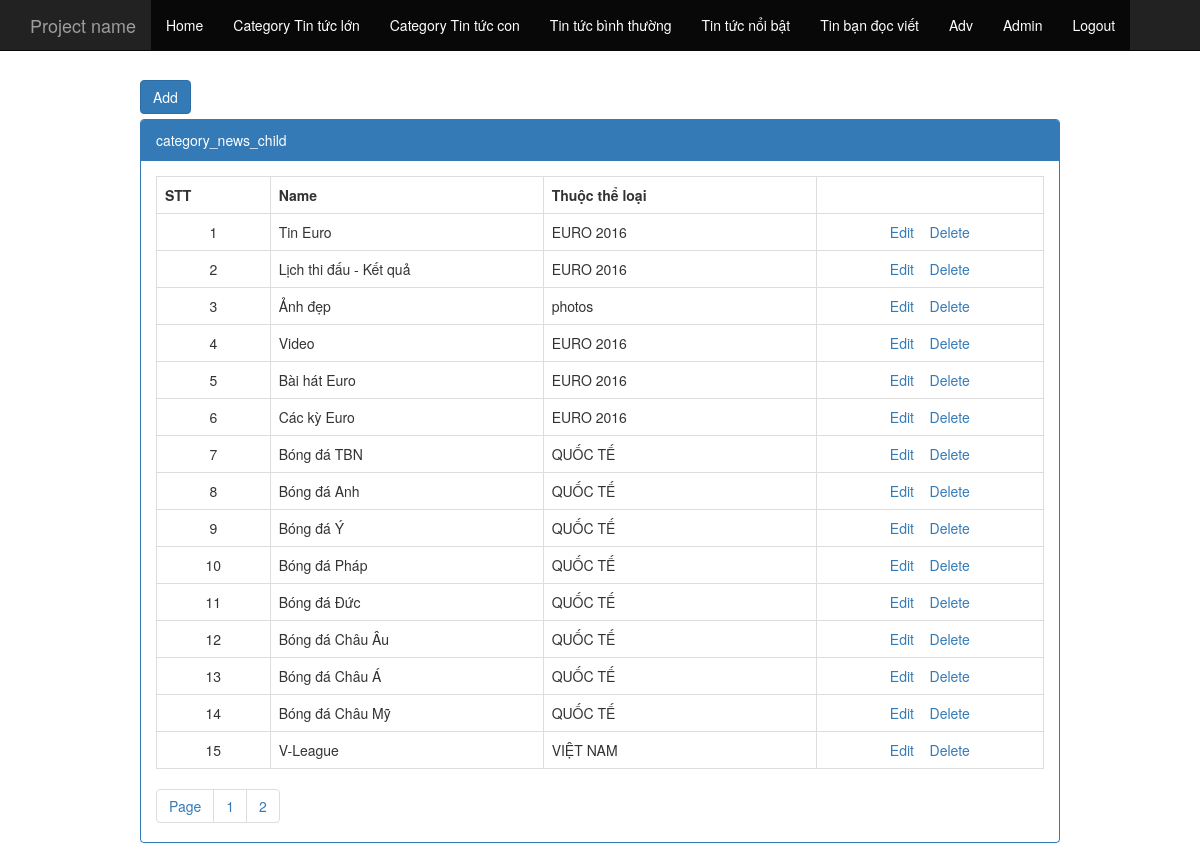
The page /admin/index.php?controller=category_news_child (signed in) on the database its author committed.
### tables this page shows
CREATE TABLE `tbl_category_news_child` (
  `pk_category_news_child_id` int(11) NOT NULL,
  `pk_category_news_parent_id` int(11) NOT NULL,
  `c_name` varchar(300) NOT NULL
);

CREATE TABLE `tbl_category_news_parent` (
  `pk_category_news_parent_id` int(11) NOT NULL,
  `c_name` varchar(200) NOT NULL
);

### admin/controller/controller_category_news_child.php (called while the page is built, shortened)
<?php
	$so_ban_ghi_tren_trang = 15;
	$so_ban_ghi = num_rows("select *from tbl_category_news_child");
	$so_trang = ceil($so_ban_ghi/$so_ban_ghi_tren_trang);
	$tu_ban_ghi = isset($_GET["p"]) ? (($_GET["p"]-1)*$so_ban_ghi_tren_trang):0;
	$arr = fetch("select * from tbl_category_news_child limit $tu_ban_ghi,$so_ban_ghi_tren_trang");
	include "view/view_category_news_child.php";
?>

### admin/model/model.php (called while the page is built, shortened)
<?php
	function fetch($sql){
		global $con;
		$result = mysqli_query($con,$sql);
		$arr = array();
		while ($row = mysqli_fetch_array($result))
			$arr[] = $row;
		return $arr;
	}
	function fetch_one($sql){
		global $con;
		$result = mysqli_query($con,$sql);
		$rows = mysqli_fetch_array($result);
		return $rows;
	}
	function num_rows($sql){
		global $con;
		$result = mysqli_query($con,$sql);
		return mysqli_num_rows($result);
	}
?>

### admin/view/view_category_news_child.php (the view, shortened to what this page needs)
<div class="col-md-10 col-xs-offset-1">
  <div style="margin-bottom:5px;">
    <a href="index.php?controller=add_edit_category_news_child&act=add" class="btn btn-primary">Add</a>
  </div>
  <div class="panel panel-primary">
    <div class="panel-heading">category_news_child</div>
    <div class="panel-body">
      <table cellpadding="5" class="table table-hover table-bordered">
        <tr>
          <th style="width:50px;">STT</th>
          <th style="width:120px;">Name</th>
          <th style="width:120px;">Thuộc thể loại</th>
          <th style="width:100px;"></th>
        </tr>
      <?php
        $stt = 0;
        foreach($arr as $rows)
        {
          $stt++;
      ?>
        <tr>
          <td style="text-align:center"><?php echo $stt;?></td>
          <td><?php echo $rows["c_name"]; ?></td>
          <td><?php
              $num = $rows['pk_category_news_parent_id'];
              $arr_parent = fetch_one("select c_name from tbl_category_news_parent where pk_category_news_parent_id=$num");
              echo $arr_parent["c_name"];
          ?></td>
          <td style="text-align:center">
            <a href="index.php?controller=add_edit_category_news_child&act=edit&id=<?php echo $rows["pk_category_news_child_id"];?>">Edit</a>
            <a href="index.php?controller=category_news_child&act=delete&id=<?php echo $rows["pk_category_news_child_id"];?>" onclick="return window.confirm('Are you sure?');">Delete</a>
          </td>
        </tr>
      <?php } ?>
      </table>
    <ul class="pagination">
      <li>
        <a href="#">Page</a>
      </li>
      <?php
        for($i = 1; $i<= $so_trang; $i++)
        {
      ?>
      <li>
        <a href="index.php?controller=category_news_child&p=<?php echo $i;?>"><?php echo $i;?></a>
      </li>
      <?php } ?>
    </ul>
    </div>
  </div>
</div>

### admin/view/view_category_news_child.php (style rules this page uses)
.pagination { padding: 0px; margin: 0px; }

### rows shown on the page
tbl_category_news_child: c_name "Tin Euro", pk_category_news_parent.c_name "EURO 2016"
tbl_category_news_child: c_name "Lịch thi đấu - Kết quả", pk_category_news_parent.c_name "EURO 2016"
tbl_category_news_child: c_name "Ảnh đẹp", pk_category_news_parent.c_name "photos"
tbl_category_news_child: c_name "Video", pk_category_news_parent.c_name "EURO 2016"
tbl_category_news_child: c_name "Bài hát Euro", pk_category_news_parent.c_name "EURO 2016"
tbl_category_news_child: c_name "Các kỳ Euro", pk_category_news_parent.c_name "EURO 2016"
tbl_category_news_child: c_name "Bóng đá TBN", pk_category_news_parent.c_name "QUỐC TẾ"
tbl_category_news_child: c_name "Bóng đá Anh", pk_category_news_parent.c_name "QUỐC TẾ"
tbl_category_news_child: c_name "Bóng đá Ý", pk_category_news_parent.c_name "QUỐC TẾ"
tbl_category_news_child: c_name "Bóng đá Pháp", pk_category_news_parent.c_name "QUỐC TẾ"
tbl_category_news_child: c_name "Bóng đá Đức", pk_category_news_parent.c_name "QUỐC TẾ"
tbl_category_news_child: c_name "Bóng đá Châu Âu", pk_category_news_parent.c_name "QUỐC TẾ"
tbl_category_news_child: c_name "Bóng đá Châu Á", pk_category_news_parent.c_name "QUỐC TẾ"
tbl_category_news_child: c_name "Bóng đá Châu Mỹ", pk_category_news_parent.c_name "QUỐC TẾ"
tbl_category_news_child: c_name "V-League", pk_category_news_parent.c_name "VIỆT NAM"
